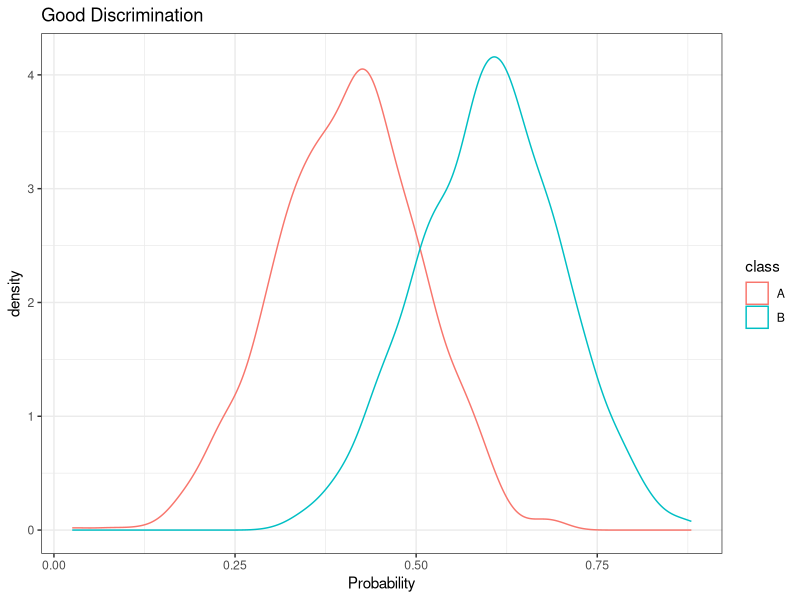
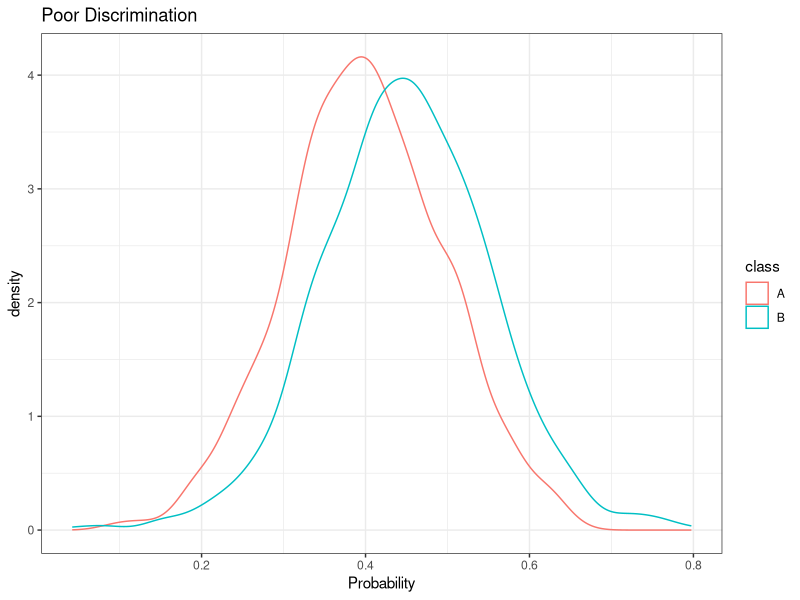
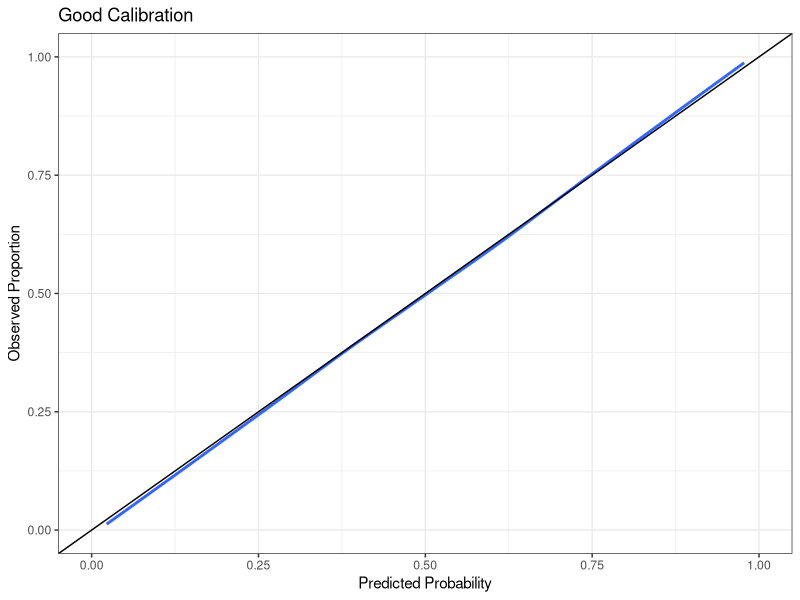
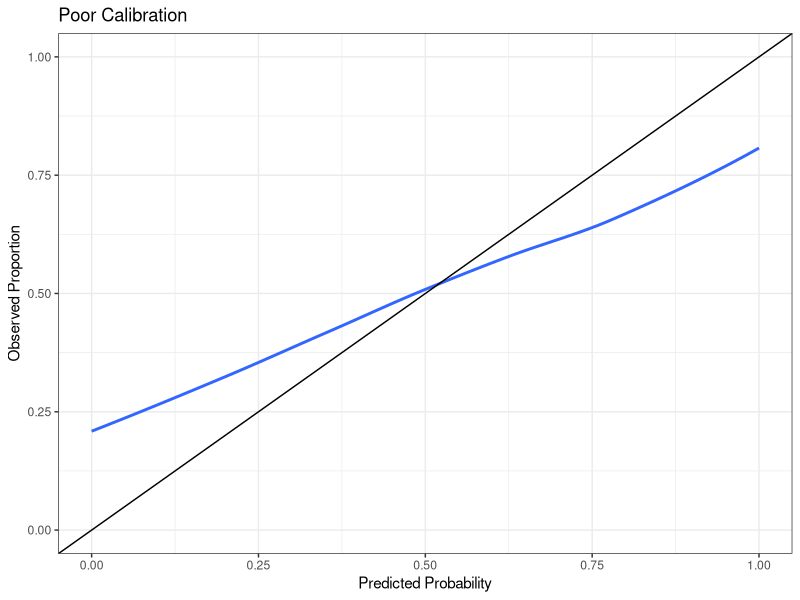

Here is the R script that generated these plots, in order:
## ---- chunk 1
library(ggplot2)

pred <- c(rnorm(1000, .4,.1),rnorm(1000, .6,.1))
class <-c(rep("A",1000),rep("B",1000))
df <- data.frame(pred, class)
#Discrimination
ggplot(df, aes(pred, col = class)) + geom_density() + theme_bw() +
  xlab("Probability") + ggtitle("Good Discrimination")

pred <- c(rnorm(1000, .4,.1),rnorm(1000, .45,.1))
class <-c(rep("A",1000),rep("B",1000))
df <- data.frame(pred, class)
#Discrimination
ggplot(df, aes(pred, col = class)) + geom_density() + theme_bw() +
  xlab("Probability") + ggtitle("Poor Discrimination")
## ---- chunk 2
#Show calibration
pr <- seq(.01,.99, length.out = 1000)
y <- rbinom(10000,size = 1, prob = pr)

ggplot(data.frame(y,pr), aes(x = pr,y=y)) + geom_smooth(method = "loess", se = FALSE) + 
  geom_abline(slope = 1, intercept = 0) + xlab("Predicted Probability") +
  ylab("Observed Proportion") + ggtitle("Good Calibration") + ylim(0,1) + xlim(0,1) + theme_bw()

pr <- pr + rnorm(10000,0,.3)
pr[pr < 0] <- 0
pr[pr > 1] <- 1

ggplot(data.frame(y,pr), aes(x = pr,y=y)) + geom_smooth(method = "loess", se = FALSE) + 
  geom_abline(slope = 1, intercept = 0) + xlab("Predicted Probability") +
  ylab("Observed Proportion") + ggtitle("Poor Calibration") + ylim(0,1) + xlim(0,1) + theme_bw()
